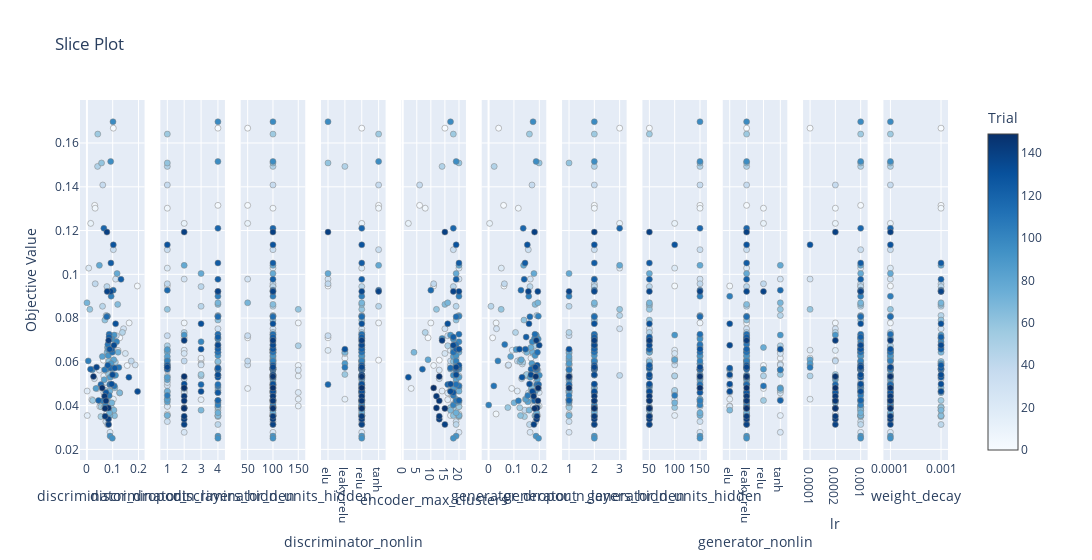
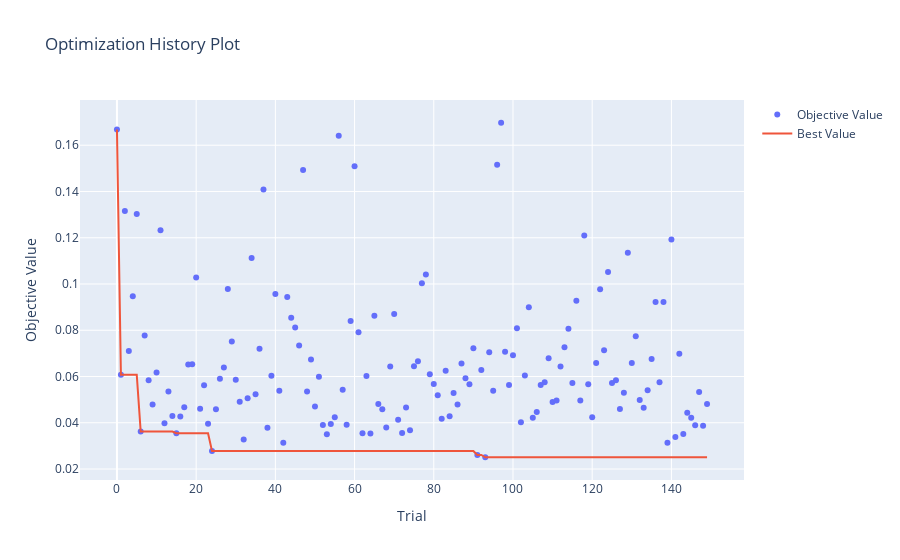

The notebook cell these images were saved under, in order:
### Code cell
print('---------------------- Surv-GAN ----------------------')
fig = plot_slice(study_dict_survkm["Surv-GAN"])
fig.show()

fig = plot_optimization_history(study_dict_survkm["Surv-GAN"])
fig.show()

### Figure 1 — Plotly figure (JSON) as saved in the notebook; plotly's stock layout.template omitted (floating-point values rounded to 4 significant figures; data arrays with more than 128 entries replaced by an {"elided": "..."} marker saying what was removed)
{"data": [{"marker": {"color": {"elided": "150 int values"}, "colorbar": {"title": {"text": "Trial"}, "x": 1, "xpad": 40}, "colorscale": [[0, "rgb(247,251,255)"], [0.125, "rgb(222,235,247)"], [0.25, "rgb(198,219,239)"], [0.375, "rgb(158,202,225)"], [0.5, "rgb(107,174,214)"], [0.625, "rgb(66,146,198)"], [0.75, "rgb(33,113,181)"], [0.875, "rgb(8,81,156)"], [1, "rgb(8,48,107)"]], "line": {"color": "Grey", "width": 0.5}, "showscale": true}, "mode": "markers", "name": "Feasible Trial", "showlegend": false, "type": "scatter", "x": {"elided": "150 float values"}, "xaxis": "x", "y": {"elided": "150 float values"}, "yaxis": "y"}, {"marker": {"color": {"elided": "150 int values"}, "colorbar": {"title": {"text": "Trial"}, "x": 1, "xpad": 40}, "colorscale": [[0, "rgb(247,251,255)"], [0.125, "rgb(222,235,247)"], [0.25, "rgb(198,219,239)"], [0.375, "rgb(158,202,225)"], [0.5, "rgb(107,174,214)"], [0.625, "rgb(66,146,198)"], [0.75, "rgb(33,113,181)"], [0.875, "rgb(8,81,156)"], [1, "rgb(8,48,107)"]], "line": {"color": "Grey", "width": 0.5}, "showscale": false}, "mode": "markers", "name": "Feasible Trial", "showlegend": false, "type": "scatter", "x": {"elided": "150 int values"}, "xaxis": "x2", "y": {"elided": "150 float values"}, "yaxis": "y2"}, {"marker": {"color": {"elided": "150 int values"}, "colorbar": {"title": {"text": "Trial"}, "x": 1, "xpad": 40}, "colorscale": [[0, "rgb(247,251,255)"], [0.125, "rgb(222,235,247)"], [0.25, "rgb(198,219,239)"], [0.375, "rgb(158,202,225)"], [0.5, "rgb(107,174,214)"], [0.625, "rgb(66,146,198)"], [0.75, "rgb(33,113,181)"], [0.875, "rgb(8,81,156)"], [1, "rgb(8,48,107)"]], "line": {"color": "Grey", "width": 0.5}, "showscale": false}, "mode": "markers", "name": "Feasible Trial", "showlegend": false, "type": "scatter", "x": {"elided": "150 int values"}, "xaxis": "x3", "y": {"elided": "150 float values"}, "yaxis": "y3"}, {"marker": {"color": {"elided": "150 int values"}, "colorbar": {"title": {"text": "Trial"}, "x": 1, "xpad": 40}, "colorscale": [[0, "rgb(247,251,255)"], [0.125, "rgb(222,235,247)"], [0.25, "rgb(198,219,239)"], [0.375, "rgb(158,202,225)"], [0.5, "rgb(107,174,214)"], [0.625, "rgb(66,146,198)"], [0.75, "rgb(33,113,181)"], [0.875, "rgb(8,81,156)"], [1, "rgb(8,48,107)"]], "line": {"color": "Grey", "width": 0.5}, "showscale": false}, "mode": "markers", "name": "Feasible Trial", "showlegend": false, "type": "scatter", "x": {"elided": "150 str values"}, "xaxis": "x4", "y": {"elided": "150 float values"}, "yaxis": "y4"}, {"marker": {"color": {"elided": "150 int values"}, "colorbar": {"title": {"text": "Trial"}, "x": 1, "xpad": 40}, "colorscale": [[0, "rgb(247,251,255)"], [0.125, "rgb(222,235,247)"], [0.25, "rgb(198,219,239)"], [0.375, "rgb(158,202,225)"], [0.5, "rgb(107,174,214)"], [0.625, "rgb(66,146,198)"], [0.75, "rgb(33,113,181)"], [0.875, "rgb(8,81,156)"], [1, "rgb(8,48,107)"]], "line": {"color": "Grey", "width": 0.5}, "showscale": false}, "mode": "markers", "name": "Feasible Trial", "showlegend": false, "type": "scatter", "x": {"elided": "150 int values"}, "xaxis": "x5", "y": {"elided": "150 float values"}, "yaxis": "y5"}, {"marker": {"color": {"elided": "150 int values"}, "colorbar": {"title": {"text": "Trial"}, "x": 1, "xpad": 40}, "colorscale": [[0, "rgb(247,251,255)"], [0.125, "rgb(222,235,247)"], [0.25, "rgb(198,219,239)"], [0.375, "rgb(158,202,225)"], [0.5, "rgb(107,174,214)"], [0.625, "rgb(66,146,198)"], [0.75, "rgb(33,113,181)"], [0.875, "rgb(8,81,156)"], [1, "rgb(8,48,107)"]], "line": {"color": "Grey", "width": 0.5}, "showscale": false}, "mode": "markers", "name": "Feasible Trial", "showlegend": false, "type": "scatter", "x": {"elided": "150 float values"}, "xaxis": "x6", "y": {"elided": "150 float values"}, "yaxis": "y6"}, {"marker": {"color": {"elided": "150 int values"}, "colorbar": {"title": {"text": "Trial"}, "x": 1, "xpad": 40}, "colorscale": [[0, "rgb(247,251,255)"], [0.125, "rgb(222,235,247)"], [0.25, "rgb(198,219,239)"], [0.375, "rgb(158,202,225)"], [0.5, "rgb(107,174,214)"], [0.625, "rgb(66,146,198)"], [0.75, "rgb(33,113,181)"], [0.875, "rgb(8,81,156)"], [1, "rgb(8,48,107)"]], "line": {"color": "Grey", "width": 0.5}, "showscale": false}, "mode": "markers", "name": "Feasible Trial", "showlegend": false, "type": "scatter", "x": {"elided": "150 int values"}, "xaxis": "x7", "y": {"elided": "150 float values"}, "yaxis": "y7"}, {"marker": {"color": {"elided": "150 int values"}, "colorbar": {"title": {"text": "Trial"}, "x": 1, "xpad": 40}, "colorscale": [[0, "rgb(247,251,255)"], [0.125, "rgb(222,235,247)"], [0.25, "rgb(198,219,239)"], [0.375, "rgb(158,202,225)"], [0.5, "rgb(107,174,214)"], [0.625, "rgb(66,146,198)"], [0.75, "rgb(33,113,181)"], [0.875, "rgb(8,81,156)"], [1, "rgb(8,48,107)"]], "line": {"color": "Grey", "width": 0.5}, "showscale": false}, "mode": "markers", "name": "Feasible Trial", "showlegend": false, "type": "scatter", "x": {"elided": "150 int values"}, "xaxis": "x8", "y": {"elided": "150 float values"}, "yaxis": "y8"}, {"marker": {"color": {"elided": "150 int values"}, "colorbar": {"title": {"text": "Trial"}, "x": 1, "xpad": 40}, "colorscale": [[0, "rgb(247,251,255)"], [0.125, "rgb(222,235,247)"], [0.25, "rgb(198,219,239)"], [0.375, "rgb(158,202,225)"], [0.5, "rgb(107,174,214)"], [0.625, "rgb(66,146,198)"], [0.75, "rgb(33,113,181)"], [0.875, "rgb(8,81,156)"], [1, "rgb(8,48,107)"]], "line": {"color": "Grey", "width": 0.5}, "showscale": false}, "mode": "markers", "name": "Feasible Trial", "showlegend": false, "type": "scatter", "x": {"elided": "150 str values"}, "xaxis": "x9", "y": {"elided": "150 float values"}, "yaxis": "y9"}, {"marker": {"color": {"elided": "150 int values"}, "colorbar": {"title": {"text": "Trial"}, "x": 1, "xpad": 40}, "colorscale": [[0, "rgb(247,251,255)"], [0.125, "rgb(222,235,247)"], [0.25, "rgb(198,219,239)"], [0.375, "rgb(158,202,225)"], [0.5, "rgb(107,174,214)"], [0.625, "rgb(66,146,198)"], [0.75, "rgb(33,113,181)"], [0.875, "rgb(8,81,156)"], [1, "rgb(8,48,107)"]], "line": {"color": "Grey", "width": 0.5}, "showscale": false}, "mode": "markers", "name": "Feasible Trial", "showlegend": false, "type": "scatter", "x": {"elided": "150 float values"}, "xaxis": "x10", "y": {"elided": "150 float values"}, "yaxis": "y10"}, {"marker": {"color": {"elided": "150 int values"}, "colorbar": {"title": {"text": "Trial"}, "x": 1, "xpad": 40}, "colorscale": [[0, "rgb(247,251,255)"], [0.125, "rgb(222,235,247)"], [0.25, "rgb(198,219,239)"], [0.375, "rgb(158,202,225)"], [0.5, "rgb(107,174,214)"], [0.625, "rgb(66,146,198)"], [0.75, "rgb(33,113,181)"], [0.875, "rgb(8,81,156)"], [1, "rgb(8,48,107)"]], "line": {"color": "Grey", "width": 0.5}, "showscale": false}, "mode": "markers", "name": "Feasible Trial", "showlegend": false, "type": "scatter", "x": {"elided": "150 float values"}, "xaxis": "x11", "y": {"elided": "150 float values"}, "yaxis": "y11"}], "layout": {"title": {"text": "Slice Plot"}, "width": 3300, "xaxis": {"anchor": "y", "domain": [0, 0.07438], "title": {"text": "discriminator_dropout"}}, "xaxis10": {"anchor": "y10", "categoryarray": [0.0001, 0.0002, 0.001], "categoryorder": "array", "domain": [0.8331, 0.9074], "title": {"text": "lr"}, "type": "category"}, "xaxis11": {"anchor": "y11", "categoryarray": [0.0001, 0.001], "categoryorder": "array", "domain": [0.9256, 1.0], "title": {"text": "weight_decay"}, "type": "category"}, "xaxis2": {"anchor": "y2", "domain": [0.09256, 0.1669], "title": {"text": "discriminator_n_layers_hidden"}}, "xaxis3": {"anchor": "y3", "domain": [0.1851, 0.2595], "title": {"text": "discriminator_n_units_hidden"}}, "xaxis4": {"anchor": "y4", "categoryarray": ["elu", "leaky_relu", "relu", "tanh"], "categoryorder": "array", "domain": [0.2777, 0.3521], "title": {"text": "discriminator_nonlin"}, "type": "category"}, "xaxis5": {"anchor": "y5", "domain": [0.3702, 0.4446], "title": {"text": "encoder_max_clusters"}}, "xaxis6": {"anchor": "y6", "domain": [0.4628, 0.5372], "title": {"text": "generator_dropout"}}, "xaxis7": {"anchor": "y7", "domain": [0.5554, 0.6298], "title": {"text": "generator_n_layers_hidden"}}, "xaxis8": {"anchor": "y8", "domain": [0.6479, 0.7223], "title": {"text": "generator_n_units_hidden"}}, "xaxis9": {"anchor": "y9", "categoryarray": ["elu", "leaky_relu", "relu", "tanh"], "categoryorder": "array", "domain": [0.7405, 0.8149], "title": {"text": "generator_nonlin"}, "type": "category"}, "yaxis": {"anchor": "x", "domain": [0, 1], "title": {"text": "Objective Value"}}, "yaxis10": {"anchor": "x10", "domain": [0, 1], "matches": "y", "showticklabels": false}, "yaxis11": {"anchor": "x11", "domain": [0, 1], "matches": "y", "showticklabels": false}, "yaxis2": {"anchor": "x2", "domain": [0, 1], "matches": "y", "showticklabels": false}, "yaxis3": {"anchor": "x3", "domain": [0, 1], "matches": "y", "showticklabels": false}, "yaxis4": {"anchor": "x4", "domain": [0, 1], "matches": "y", "showticklabels": false}, "yaxis5": {"anchor": "x5", "domain": [0, 1], "matches": "y", "showticklabels": false}, "yaxis6": {"anchor": "x6", "domain": [0, 1], "matches": "y", "showticklabels": false}, "yaxis7": {"anchor": "x7", "domain": [0, 1], "matches": "y", "showticklabels": false}, "yaxis8": {"anchor": "x8", "domain": [0, 1], "matches": "y", "showticklabels": false}, "yaxis9": {"anchor": "x9", "domain": [0, 1], "matches": "y", "showticklabels": false}}}

### Figure 2 — Plotly figure (JSON) as saved in the notebook; plotly's stock layout.template omitted (floating-point values rounded to 4 significant figures; data arrays with more than 128 entries replaced by an {"elided": "..."} marker saying what was removed)
{"data": [{"mode": "markers", "name": "Objective Value", "type": "scatter", "x": {"elided": "150 int values"}, "y": {"elided": "150 float values"}}, {"mode": "lines", "name": "Best Value", "type": "scatter", "x": {"elided": "150 int values"}, "y": {"elided": "150 float values"}}, {"marker": {"color": "#cccccc"}, "mode": "markers", "name": "Infeasible Trial", "showlegend": false, "type": "scatter", "x": [], "y": []}], "layout": {"title": {"text": "Optimization History Plot"}, "xaxis": {"title": {"text": "Trial"}}, "yaxis": {"title": {"text": "Objective Value"}}}}
